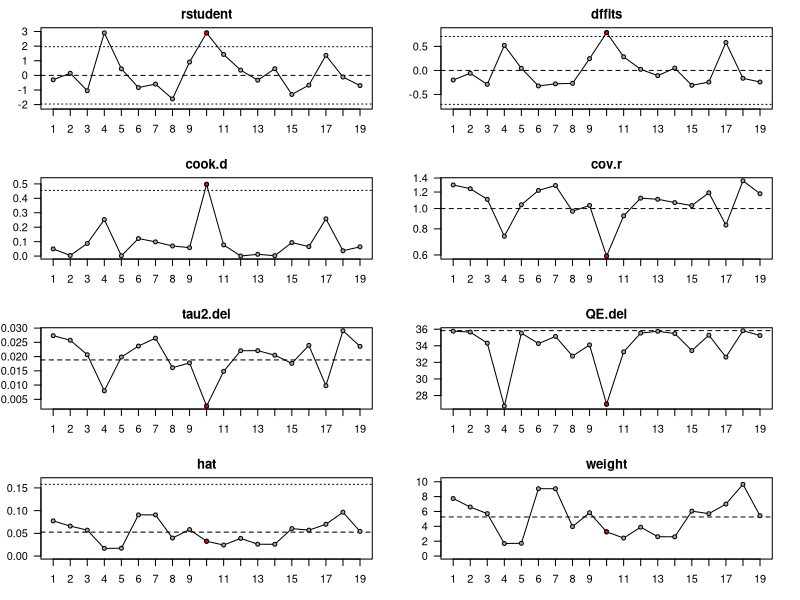
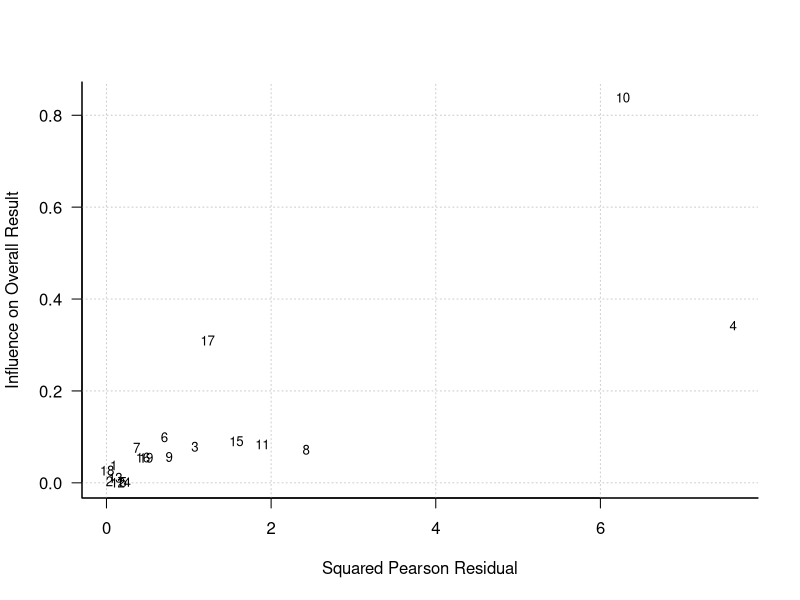
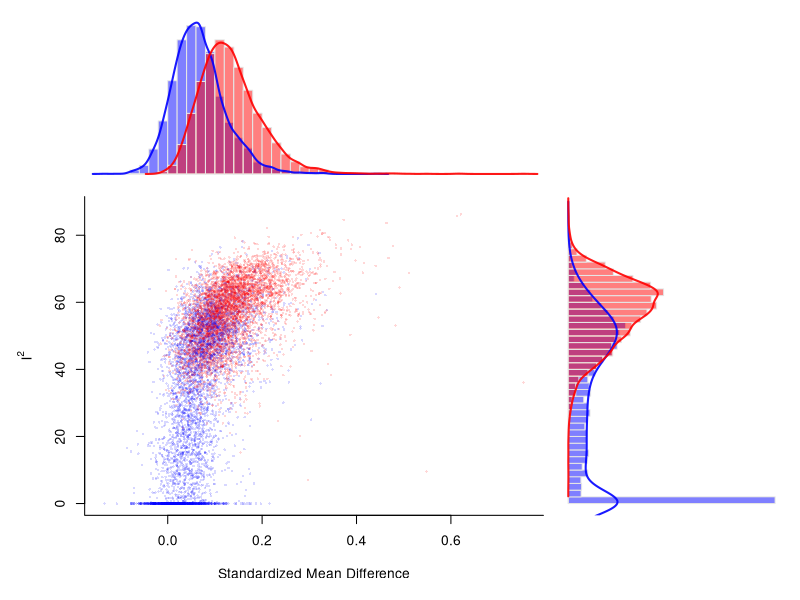
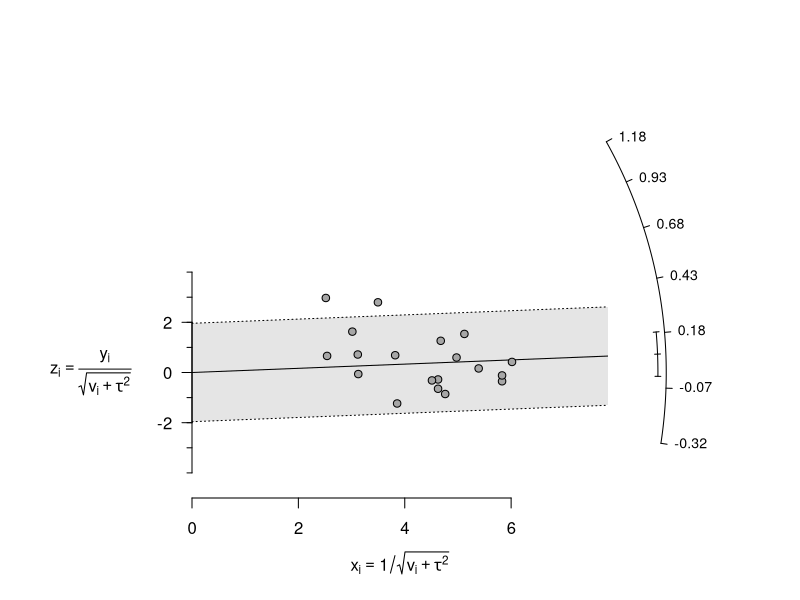
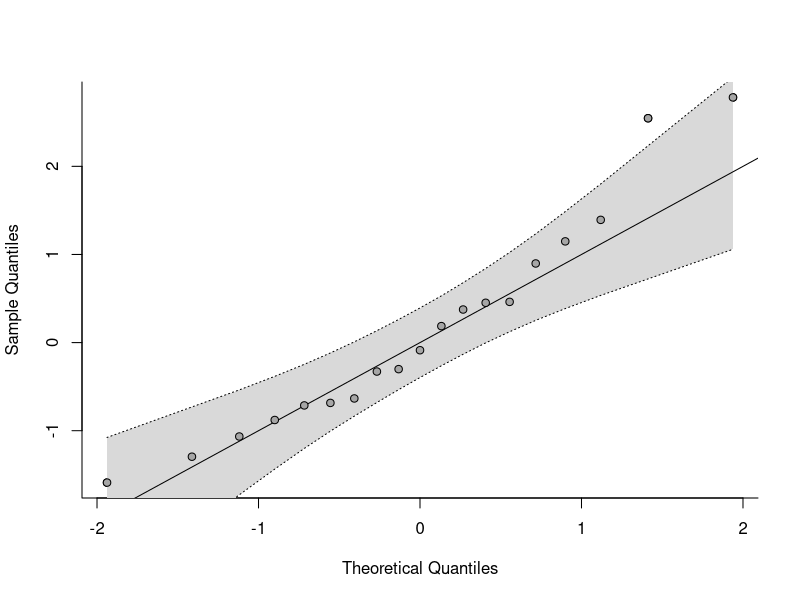
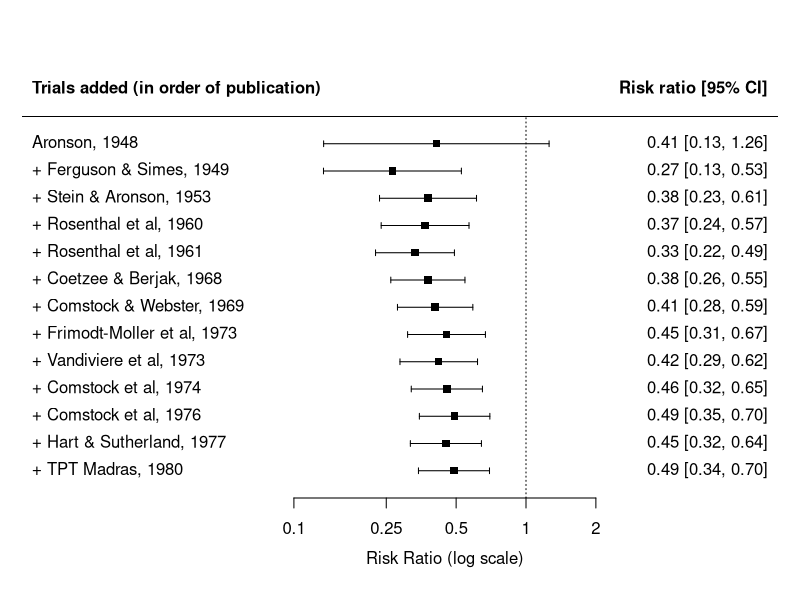
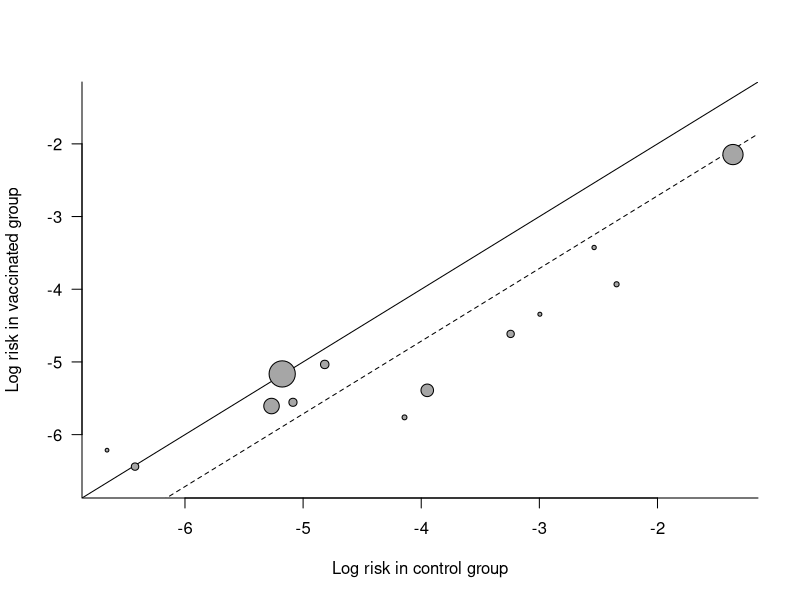
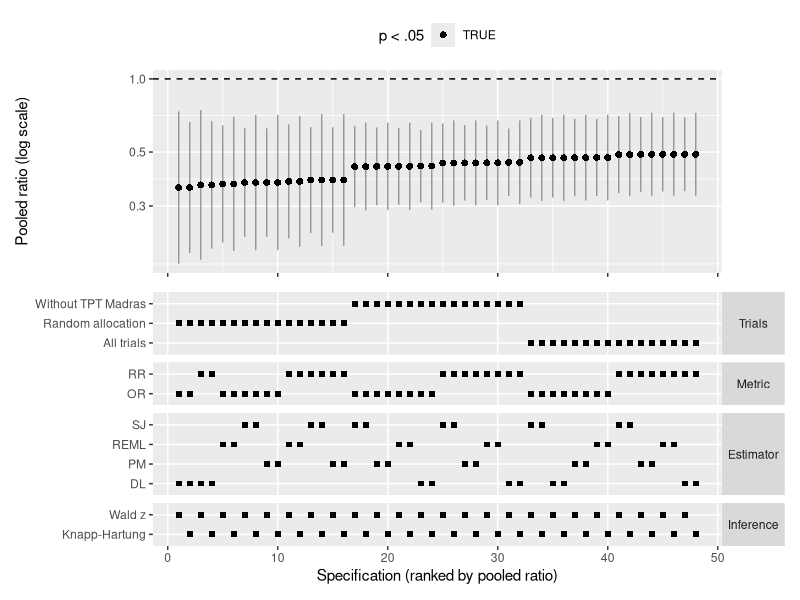

The R script that drew these images, in order:
## ---- chunk 1
library(metafor)
library(ggplot2)
library(boot)
library(patchwork)
f2 <- function(x, d = 2) formatC(x, format = "f", digits = d)
fp <- function(p) ifelse(p < 0.001, "< .001", paste0("= ", sub("^0", "", formatC(p, format = "f", digits = 3))))
## ---- chunk 2
dr <- dat.raudenbush1985
dr$slab <- paste0(dr$author, " (", dr$year, ")")
res_te <- rma(yi, vi, data = dr, slab = slab)
res_te
## ---- chunk 3
inf_te <- influence(res_te)
inf_te
## ---- chunk 4
infd <- as.data.frame(inf_te$inf)
i10 <- 10
## ---- chunk 5
plot(inf_te, cex = 0.8, las = 1)
## ---- chunk 6
l1o <- leave1out(res_te)
l1o
## ---- chunk 7
l1o_d <- as.data.frame(l1o)
## ---- chunk 8
baujat(res_te, symbol = "ids", bty = "l", las = 1)
## ---- chunk 9
res_te_dl <- rma(yi, vi, data = dr, method = "DL")
gosh_te <- gosh(res_te_dl, subsets = 10000, seed = 2026)
gosh_te
## ---- chunk 10
inc10 <- gosh_te$incl[, 10]
g_est <- tapply(gosh_te$res$estimate, inc10, mean)
g_i2 <- tapply(gosh_te$res$I2, inc10, mean)
## ---- chunk 11
plot(gosh_te, out = 10, breaks = 50, cex = 0.4)
## ---- chunk 12
radial(res_te)
## ---- chunk 13
set.seed(2026)
qqnorm(res_te, main = "")
## ---- chunk 14
dat <- escalc(measure = "RR", ai = tpos, bi = tneg, ci = cpos, di = cneg,
              slab = paste0(author, ", ", year), data = dat.bcg)
res <- rma(yi, vi, data = dat)
cum <- cumul(res, order = dat$year)
cum
## ---- chunk 15
cumd <- as.data.frame(cum)
## ---- chunk 16
forest(cum, xlim = c(-5, 2.5), atransf = exp, at = log(c(0.1, 0.25, 0.5, 1, 2)),
       header = c("Trials added (in order of publication)", "Risk ratio [95% CI]"))
## ---- chunk 17
res_rr <- rma(measure = "RR", ai = tpos, bi = tneg, ci = cpos, di = cneg, data = dat.bcg)
labbe(res_rr, bty = "l", las = 1,
      xlab = "Log risk in control group", ylab = "Log risk in vaccinated group")
risk_c <- with(dat.bcg, cpos / (cpos + cneg))
round(range(risk_c), 4)
## ---- chunk 18
boot_fun <- function(d, i) {
  fit <- rma(yi, vi, data = d[i, ], control = list(stepadj = 0.5, maxiter = 1000))
  c(mu = coef(fit)[[1]], tau2 = fit$tau2)
}
set.seed(2026)
bt <- boot(as.data.frame(dat), boot_fun, R = 999)
bt
ci_mu <- boot.ci(bt, index = 1, type = c("perc", "bca"))
ci_t2 <- boot.ci(bt, index = 2, type = c("perc", "bca"))
ci_mu
ci_t2
confint(res)
## ---- chunk 19
methods_tau <- c(DL = "DL", HE = "HE", HS = "HS", SJ = "SJ", ML = "ML",
                 REML = "REML", EB = "EB", PM = "PM")
est_tab <- t(sapply(methods_tau, function(m) {
  fit <- rma(yi, vi, data = dat, method = m)
  fit_kh <- rma(yi, vi, data = dat, method = m, test = "knha")
  c(RR = exp(coef(fit)[[1]]), lower = exp(fit$ci.lb), upper = exp(fit$ci.ub),
    tau2 = fit$tau2, lower_kh = exp(fit_kh$ci.lb), upper_kh = exp(fit_kh$ci.ub))
}))
round(est_tab, 3)
## ---- chunk 20
res_rand <- rma(yi, vi, data = dat, subset = alloc == "random")
predict(res_rand, transf = exp, digits = 2)
## ---- chunk 21
metric_tab <- t(sapply(c("RR", "OR", "RD"), function(m) {
  fit <- rma(measure = m, ai = tpos, bi = tneg, ci = cpos, di = cneg, data = dat.bcg)
  c(estimate = coef(fit)[[1]], lower = fit$ci.lb, upper = fit$ci.ub, I2 = fit$I2)
}))
round(metric_tab, 4)
## ---- chunk 22
res_del  <- rma(yi, vi, data = dr, subset = -10)
res_wk   <- rma(yi, vi, mods = ~ weeks, data = dr)
res_lwk  <- rma(yi, vi, mods = ~ log(weeks + 1), data = dr)
rbind(all       = c(estimate = coef(res_te)[[1]], tau2 = res_te$tau2),
      without10 = c(coef(res_del)[[1]], res_del$tau2),
      weeks     = c(coef(res_wk)[[1]], res_wk$tau2),
      logweeks  = c(coef(res_lwk)[[1]], res_lwk$tau2))
which(influence(res_wk)$is.infl)
which(influence(res_lwk)$is.infl)
## ---- chunk 23
da <- dat.assink2016
V6 <- vcalc(vi, cluster = study, obs = esid, data = da, rho = 0.6)
che <- rma.mv(yi, V6, random = ~ 1 | study/esid, data = da, sparse = TRUE)
cd_study <- cooks.distance(che, cluster = da$study)
dfb_study <- dfbetas(che, cluster = da$study)
round(cbind(k = as.vector(table(da$study)), cook = cd_study, dfbetas = dfb_study[, 1]), 3)
che_no11 <- rma.mv(yi, V6, random = ~ 1 | study/esid, data = da, sparse = TRUE,
                   subset = study != 11)
c(all = coef(che)[[1]], without_11 = coef(che_no11)[[1]])
## ---- chunk 24
specs <- expand.grid(metric = c("RR", "OR"), method = c("DL", "REML", "PM", "SJ"),
                     test = c("z", "knha"),
                     trials = c("All trials", "Random allocation", "Without TPT Madras"),
                     stringsAsFactors = FALSE)
fit_spec <- function(metric, method, test, trials) {
  d <- escalc(measure = metric, ai = tpos, bi = tneg, ci = cpos, di = cneg, data = dat.bcg)
  keep <- switch(trials,
                 "All trials" = rep(TRUE, nrow(d)),
                 "Random allocation" = d$alloc == "random",
                 "Without TPT Madras" = d$author != "TPT Madras")
  fit <- rma(yi, vi, data = d, subset = keep, method = method, test = test)
  data.frame(ratio = exp(coef(fit)[[1]]), lower = exp(fit$ci.lb),
             upper = exp(fit$ci.ub), pval = fit$pval, k = fit$k)
}
mv <- cbind(specs, do.call(rbind, Map(fit_spec, specs$metric, specs$method,
                                      specs$test, specs$trials)))
mv <- mv[order(mv$ratio), ]
mv$rank <- seq_len(nrow(mv))
summary(mv$ratio)
mean(mv$pval < 0.05)
## ---- chunk 25
top <- ggplot(mv, aes(x = rank, y = ratio)) +
  geom_hline(yintercept = 1, linetype = 2) +
  geom_linerange(aes(ymin = lower, ymax = upper), colour = "grey60") +
  geom_point(aes(shape = pval < 0.05), size = 2) +
  scale_shape_manual(values = c(`TRUE` = 16, `FALSE` = 1), name = "p < .05") +
  scale_y_log10() +
  labs(x = NULL, y = "Pooled ratio (log scale)") +
  theme(axis.text.x = element_blank(), legend.position = "top")
long <- rbind(
  data.frame(rank = mv$rank, factor = "Metric", choice = mv$metric),
  data.frame(rank = mv$rank, factor = "Estimator", choice = mv$method),
  data.frame(rank = mv$rank, factor = "Inference", choice = ifelse(mv$test == "z", "Wald z", "Knapp-Hartung")),
  data.frame(rank = mv$rank, factor = "Trials", choice = mv$trials))
long$factor <- factor(long$factor, levels = c("Trials", "Metric", "Estimator", "Inference"))
bottom <- ggplot(long, aes(x = rank, y = choice)) +
  geom_point(shape = 15, size = 1.6) +
  facet_grid(factor ~ ., scales = "free_y", space = "free_y") +
  labs(x = "Specification (ranked by pooled ratio)", y = NULL) +
  theme(strip.text.y = element_text(angle = 0), panel.grid.minor = element_blank())
top / bottom + plot_layout(heights = c(1.2, 1.5))
## ---- chunk 26
by_trials <- tapply(mv$ratio, mv$trials, median)
by_test_sig <- tapply(mv$pval < 0.05, mv$test, mean)
## ---- chunk 27
l1o_bcg <- as.data.frame(leave1out(res))
res_kh <- rma(yi, vi, data = dat, test = "knha")
res_or <- rma(measure = "OR", ai = tpos, bi = tneg, ci = cpos, di = cneg, data = dat.bcg)
report <- data.frame(
  analysis = c("Primary: REML, Wald CI", "Knapp-Hartung CI",
               "Range over 8 tau^2 estimators", "Leave-one-out range",
               "Random allocation only (k = 7)", "Odds ratio instead of risk ratio",
               "Nonparametric bootstrap (BCa)"),
  estimate = c(exp(coef(res)), exp(coef(res_kh)),
               NA, NA, exp(coef(res_rand)), exp(coef(res_or)), exp(coef(res))),
  lower = c(exp(res$ci.lb), exp(res_kh$ci.lb), min(est_tab[, "RR"]),
            min(exp(l1o_bcg$estimate)), exp(res_rand$ci.lb), exp(res_or$ci.lb),
            exp(ci_mu$bca[4])),
  upper = c(exp(res$ci.ub), exp(res_kh$ci.ub), max(est_tab[, "RR"]),
            max(exp(l1o_bcg$estimate)), exp(res_rand$ci.ub), exp(res_or$ci.ub),
            exp(ci_mu$bca[5])),
  tau2 = c(res$tau2, res_kh$tau2, NA, NA, res_rand$tau2, res_or$tau2, NA))
knitr::kable(report, digits = 3, caption = "Summary of sensitivity analyses for the BCG meta-analysis. For the range rows, lower and upper give the smallest and largest pooled ratio.")
